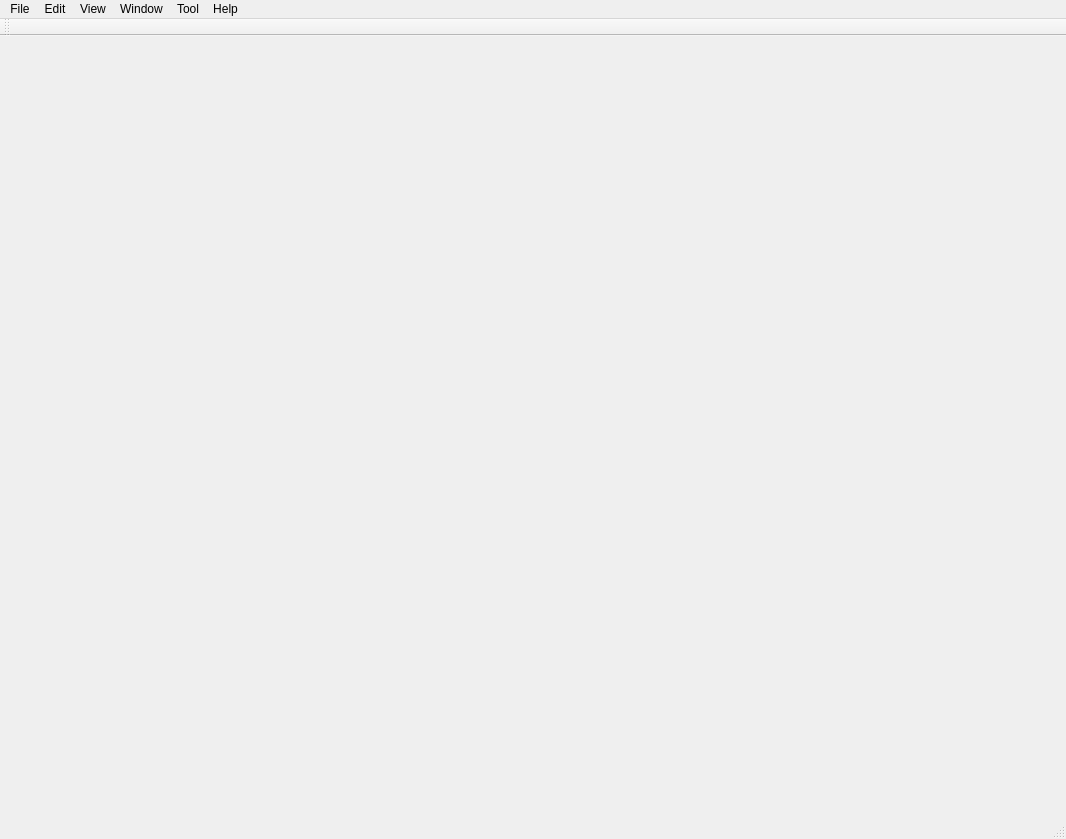
<?xml version="1.0" encoding="UTF-8"?>
<ui version="4.0">
 <class>Leviathan_EditorClass</class>
 <widget class="QMainWindow" name="Leviathan_EditorClass">
  <property name="geometry">
   <rect>
    <x>0</x>
    <y>0</y>
    <width>1066</width>
    <height>839</height>
   </rect>
  </property>
  <property name="windowTitle">
   <string>Leviathan_Editor</string>
  </property>
  <widget class="QWidget" name="centralWidget"/>
  <widget class="QMenuBar" name="menuBar">
   <property name="geometry">
    <rect>
     <x>0</x>
     <y>0</y>
     <width>1066</width>
     <height>21</height>
    </rect>
   </property>
   <widget class="QMenu" name="menuFile">
    <property name="title">
     <string>File</string>
    </property>
   </widget>
   <widget class="QMenu" name="menuEdit">
    <property name="title">
     <string>Edit</string>
    </property>
   </widget>
   <widget class="QMenu" name="menuView">
    <property name="title">
     <string>View</string>
    </property>
   </widget>
   <widget class="QMenu" name="menuWindow">
    <property name="title">
     <string>Window</string>
    </property>
   </widget>
   <widget class="QMenu" name="menuTool">
    <property name="title">
     <string>Tool</string>
    </property>
   </widget>
   <widget class="QMenu" name="menuHelp">
    <property name="title">
     <string>Help</string>
    </property>
   </widget>
   <addaction name="menuFile"/>
   <addaction name="menuEdit"/>
   <addaction name="menuView"/>
   <addaction name="menuWindow"/>
   <addaction name="menuTool"/>
   <addaction name="menuHelp"/>
  </widget>
  <widget class="QToolBar" name="mainToolBar">
   <attribute name="toolBarArea">
    <enum>TopToolBarArea</enum>
   </attribute>
   <attribute name="toolBarBreak">
    <bool>false</bool>
   </attribute>
  </widget>
  <widget class="QStatusBar" name="statusBar"/>
 </widget>
 <layoutdefault spacing="6" margin="11"/>
 <resources>
  <include location="Leviathan_Editor.qrc"/>
 </resources>
 <connections/>
</ui>
